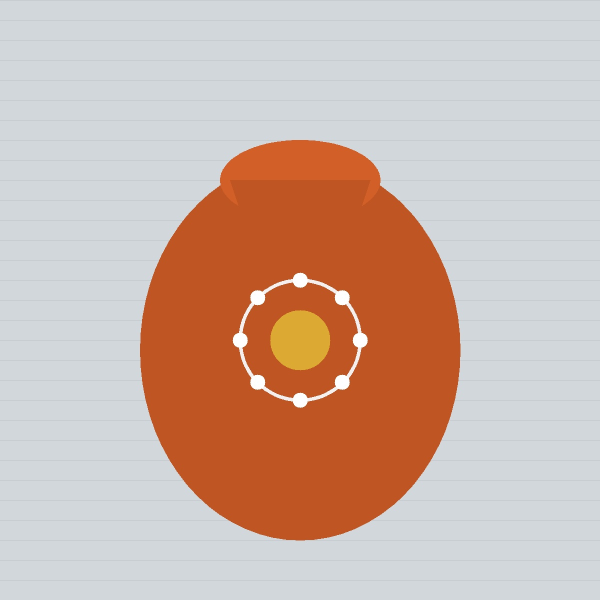
#> input picture tests/images/pottery_normal.jpg, 1200 x 1200 px (shown at 1/2 size); its folder holds 6 pictures in this run
$ python evaluate_pipeline.py   (older library calls are emulated)
#> lines starting #> are read from the running program, lines starting #| are printed output that depends on the picture; after the words box and inside, x2 and y2 are one past the last pixel; in counts of white or black regions, pixels touching at a corner belong together
### src/utils.py
"""Image utilities for safe loading, validation, color conversion, and security checks."""

import io
import os
import uuid
from pathlib import Path
from typing import Tuple, Union, Optional
import numpy as np
from PIL import Image, ImageOps

# Maximum allowed file size in bytes (15 MB)
MAX_FILE_SIZE_BYTES = 15 * 1024 * 1024

# Dimension boundaries
MIN_IMAGE_DIM = 64
MAX_IMAGE_DIM = 8192

# Supported formats
ALLOWED_EXTENSIONS = {".jpg", ".jpeg", ".png", ".webp", ".bmp", ".tiff", ".tif"}
ALLOWED_MIME_TYPES = {
    "image/jpeg",
    "image/png",
    "image/webp",
    "image/bmp",
    "image/tiff",
}

# Recognized magic bytes
MAGIC_NUMBERS = {
    b"\xff\xd8\xff": "jpeg",
    b"\x89PNG\r\n\x1a\n": "png",
    b"RIFF": "webp",  # RIFF....WEBP
    b"BM": "bmp",
    b"II*\x00": "tiff",  # Little-endian TIFF
    b"MM\x00*": "tiff",  # Big-endian TIFF
}


class ImageValidationError(Exception):
    """Exception raised when an image fails security or format validation."""
    pass


def validate_image_bytes(data: bytes, filename: Optional[str] = None) -> str:
    """
    Validates raw byte buffer for size, magic bytes, and format compatibility.

    Args:
        data: Raw image bytes.
        filename: Optional source filename to check extension.

    Returns:
        Detected format string ('jpeg', 'png', etc.).

    Raises:
        ImageValidationError: If file is too large, empty, or has an invalid format.
    """
#> called with filename = 'pottery_normal.jpg'
    if not data or len(data) == 0:
        raise ImageValidationError("The uploaded file is empty.")

    if len(data) > MAX_FILE_SIZE_BYTES:
        size_mb = len(data) / (1024 * 1024)
        raise ImageValidationError(
            f"File size ({size_mb:.1f} MB) exceeds maximum allowed limit of 15 MB."
        )

    # Magic byte check
    detected_format = None
    for magic, fmt in MAGIC_NUMBERS.items():
        if data.startswith(magic):
            if fmt == "webp" and len(data) > 12 and data[8:12] != b"WEBP":
                continue
            detected_format = fmt
            break

    if not detected_format:
        raise ImageValidationError(
            "Unsupported or corrupted file format. Only JPEG, PNG, WebP, BMP, and TIFF are supported."
        )

    if filename:
        ext = Path(filename).suffix.lower()
        if ext and ext not in ALLOWED_EXTENSIONS:
            raise ImageValidationError(f"File extension '{ext}' is not supported.")

    return detected_format


def load_image_safely(
    source: Union[str, Path, bytes, io.BytesIO, Image.Image]
) -> Tuple[np.ndarray, Image.Image]:
    """
    Loads an image safely from path, bytes, stream, or PIL Image.
    Applies EXIF orientation normalization, checks dimensions, and converts to:
    1. BGR numpy ndarray (OpenCV format)
    2. RGB PIL Image

    Args:
        source: File path, bytes, BytesIO, or PIL Image.

    Returns:
        Tuple of (cv2_bgr_array, pil_rgb_image)

    Raises:
        ImageValidationError: If validation fails or image cannot be decoded.
    """
    pil_img: Optional[Image.Image] = None

    try:
        if isinstance(source, (str, Path)):
            path = Path(source)
            if not path.exists():
                raise ImageValidationError(f"File not found: {source}")
            with open(path, "rb") as f:
                data = f.read()
            validate_image_bytes(data, filename=path.name)
            pil_img = Image.open(io.BytesIO(data))
#> pil_img is the input picture: PIL image 1200x1200 RGB; mean R, G, B 205.3, 180.8, 169.7
        elif isinstance(source, bytes):
            validate_image_bytes(source)
            pil_img = Image.open(io.BytesIO(source))
        elif isinstance(source, io.BytesIO):
            source.seek(0)
            data = source.read()
            validate_image_bytes(data)
            pil_img = Image.open(io.BytesIO(data))
        elif isinstance(source, Image.Image):
            pil_img = source.copy()
        else:
            raise ImageValidationError(f"Unsupported image input type: {type(source)}")

        # Automatically transpose based on EXIF tag (critical for smartphone photos)
        try:
            pil_img = ImageOps.exif_transpose(pil_img)
        except Exception:
            pass  # Fall back gracefully if EXIF parsing fails

        # Dimension checks
        w, h = pil_img.size
        if w < MIN_IMAGE_DIM or h < MIN_IMAGE_DIM:
            raise ImageValidationError(
                f"Image resolution ({w}x{h}) is too small. Minimum required dimension is {MIN_IMAGE_DIM}x{MIN_IMAGE_DIM}px."
            )
        if w > MAX_IMAGE_DIM or h > MAX_IMAGE_DIM:
            raise ImageValidationError(
                f"Image resolution ({w}x{h}) exceeds maximum supported size ({MAX_IMAGE_DIM}x{MAX_IMAGE_DIM}px)."
            )

        # Convert colorspace to standard RGB for PIL
        if pil_img.mode in ("RGBA", "LA"):
            # Keep alpha or convert safely
            rgb_img = pil_img.convert("RGB")
        elif pil_img.mode == "CMYK":
            rgb_img = pil_img.convert("RGB")
        elif pil_img.mode in ("L", "1"):
            rgb_img = pil_img.convert("RGB")
        elif pil_img.mode == "RGB":
            rgb_img = pil_img
        else:
            rgb_img = pil_img.convert("RGB")

        # Convert to OpenCV BGR array (uint8)
        rgb_array = np.array(rgb_img, dtype=np.uint8)
        # RGB to BGR for cv2
        bgr_array = rgb_array[:, :, ::-1].copy()

        return bgr_array, rgb_img

    except ImageValidationError:
        raise
    except Exception as e:
        raise ImageValidationError(f"Failed to read or decode image: {str(e)}") from e


# [5 lines left out: function generate_unique_filename, not called in this run]

### src/quality_gate.py
"""Intelligent Image Quality & Identifiability Gate (Module 1, 14, 21).
Pre-flight gate preventing blind catalog processing by verifying:
1. File integrity & decode validity
2. Spatial resolution
3. Sharpness & blur (Laplacian variance & edge analysis)
4. Brightness & exposure (too dark, overexposed, harsh glare)
5. Product visibility & occupancy (product too small, mostly background)
6. Product framing (product cut off at image boundaries)
7. Clutter & multiple competing objects
8. Main product detection
9. Craft identification confidence (prevents low-confidence hallucinations)
"""

from pathlib import Path
from typing import Any, Dict, List, Optional, Tuple, Union
import cv2
import numpy as np
from PIL import Image

try:
    import yaml
    _HAS_YAML = True
except ImportError:
    _HAS_YAML = False

from src.utils import load_image_safely
from src.classification import get_classifier


DEFAULT_CONFIG_PATH = Path(__file__).parent.parent / "config" / "quality_thresholds.yaml"

# Safe fallback thresholds if configuration file is missing
DEFAULT_THRESHOLDS = {
    "blur_threshold_variance": 45.0,
    "blur_score_min": 40,
    "brightness_min": 50.0,
    "brightness_max": 225.0,
    "underexposed_pixel_pct": 0.25,
    "overexposed_pixel_pct": 0.20,
    "minimum_width": 400,
    "minimum_height": 400,
    "minimum_product_area_pct": 10.0,
    "maximum_product_area_pct": 95.0,
    "border_cutoff_margin_px": 4,
    "max_clutter_ratio": 0.70,
    "minimum_detection_confidence": 0.50,
    "minimum_classification_confidence": 0.50,
}


def load_quality_thresholds(config_path: Optional[Union[str, Path]] = None) -> Dict[str, Any]:
    """Loads quality gate thresholds from YAML config file."""
    path = Path(config_path) if config_path else DEFAULT_CONFIG_PATH
    thresholds = dict(DEFAULT_THRESHOLDS)

    if path.exists() and _HAS_YAML:
        try:
            with open(path, "r", encoding="utf-8") as f:
                loaded = yaml.safe_load(f)
                if isinstance(loaded, dict):
                    thresholds.update(loaded)
        except Exception:
            pass

    return thresholds


class QualityGate:
    """Pre-flight quality gate evaluating image usability before downstream processing."""

    def __init__(self, config_path: Optional[Union[str, Path]] = None):
        self.thresholds = load_quality_thresholds(config_path)
        self.classifier = get_classifier()

    def evaluate(
        self,
        source: Union[str, Path, bytes, np.ndarray, Image.Image],
    ) -> Dict[str, Any]:
        """
        Runs comprehensive pre-flight quality and identifiability gate.
        Returns structured decision dictionary.
        """
        # 1. Image Decode & File Integrity Check
        try:
            if isinstance(source, np.ndarray):
                bgr_img = source.copy()
                if len(bgr_img.shape) == 2:
                    bgr_img = cv2.cvtColor(bgr_img, cv2.COLOR_GRAY2BGR)
                rgb_pil = Image.fromarray(cv2.cvtColor(bgr_img, cv2.COLOR_BGR2RGB))
            elif isinstance(source, Image.Image):
                rgb_pil = source.convert("RGB")
                bgr_img = cv2.cvtColor(np.array(rgb_pil), cv2.COLOR_RGB2BGR)
            else:
                bgr_img, rgb_pil = load_image_safely(source)
            rgb_img = np.array(rgb_pil)
        except Exception as e:
            return {
                "accepted": False,
                "action": "RETAKE_PHOTO",
                "quality": {
                    "overall_score": 0,
                    "blur_score": 0,
                    "brightness_score": 0,
                    "resolution_score": 0,
                    "framing_score": 0,
                    "product_visibility_score": 0,
                    "background_clutter_score": 0,
                    "detection_confidence": 0.0,
                    "classification_confidence": 0.0,
                },
                "issues": [
                    {
                        "code": "IMAGE_CORRUPTED",
                        "severity": "high",
                        "message": "The photo file could not be read or is corrupted.",
                    }
                ],
                "retake_instruction": "Please take a new photo using your phone's camera.",
                "suggestions": [
                    "Take a new photo using your phone's camera",
                    "Make sure the photo saves completely before uploading",
                ],
                "voice_prompt": "The photo could not be opened. Please take a new photo with your camera.",
            }

        h, w = bgr_img.shape[:2]
        gray = cv2.cvtColor(bgr_img, cv2.COLOR_BGR2GRAY)
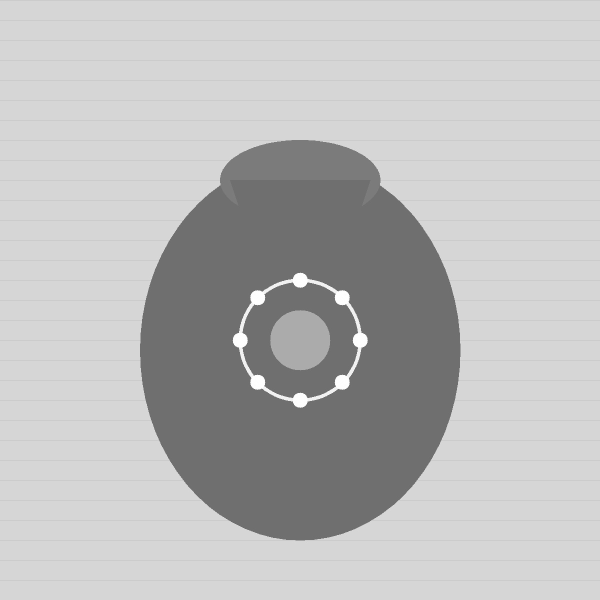
#> gray: shape (1200, 1200) (shown at 1/2 size); min 103, max 255, mean 186.9
        detected_issues: List[Dict[str, Any]] = []

        # -------------------------------------------------------------
        # 2. Resolution Analysis
        # -------------------------------------------------------------
        min_w = self.thresholds.get("minimum_width", 400)
        min_h = self.thresholds.get("minimum_height", 400)

        if w >= 1080 and h >= 1080:
            res_score = 100
        elif w >= 600 and h >= 600:
            res_score = 80
        elif w >= min_w and h >= min_h:
            res_score = 60
        else:
            res_score = 25

        if w < min_w or h < min_h:
            detected_issues.append({
                "code": "LOW_RESOLUTION",
                "severity": "high",
                "message": "The image quality is too low. Please take a new photo using your phone's normal camera.",
                "tip": "Use your phone's primary camera without zooming",
            })

        # -------------------------------------------------------------
        # 3. Blur & Sharpness Analysis (Multi-zone & Salience-Aware)
        # -------------------------------------------------------------
        std_dev = float(np.std(gray))
#> std_dev = 44.95
        laplacian = cv2.Laplacian(gray, cv2.CV_64F)
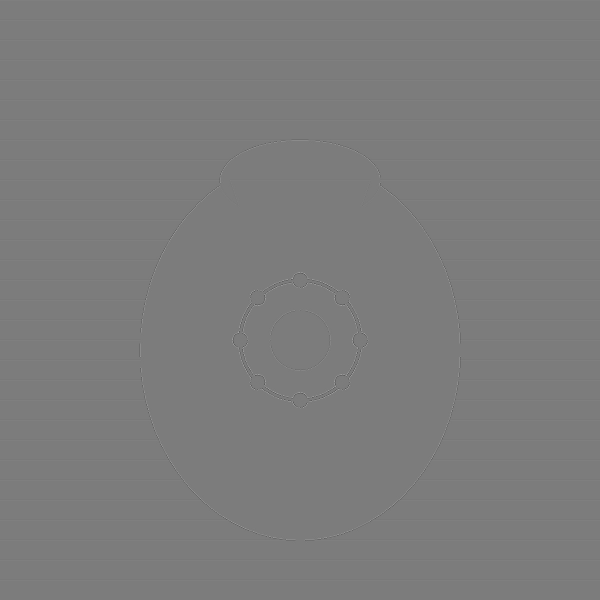
#> laplacian: shape (1200, 1200) float64 (shown at 1/2 size); min -391, max 412, mean 0; drawn with min black and max white
        raw_variance = float(laplacian.var())
#> raw_variance = 192.2
        # Contrast-normalized variance
        norm_variance = raw_variance if std_dev > 10.0 else raw_variance * (35.0 / (std_dev + 1e-3))
#> norm_variance = 192.2

        # Center / Subject Region Sharpness (prevents clean plain backgrounds from dragging down score)
        center_y1, center_y2 = int(h * 0.15), int(h * 0.85)
        center_x1, center_x2 = int(w * 0.15), int(w * 0.85)
        center_roi = gray[center_y1:center_y2, center_x1:center_x2]
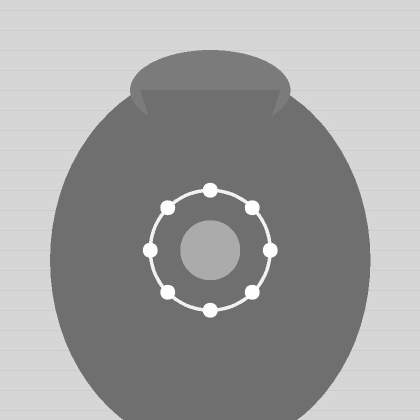
#> center_roi: shape (840, 840) (shown at 1/2 size); min 103, max 255, mean 161.3
        center_variance = float(cv2.Laplacian(center_roi, cv2.CV_64F).var()) if center_roi.size > 100 else norm_variance
#> center_variance = 310.4

        # Local tile/patch sharpness to find high-frequency craft edges
        step = 48
        patch_vars = []
        for py in range(0, h - step, step):
            for px in range(0, w - step, step):
                patch = gray[py:py + step, px:px + step]
                patch_vars.append(float(cv2.Laplacian(patch, cv2.CV_64F).var()))
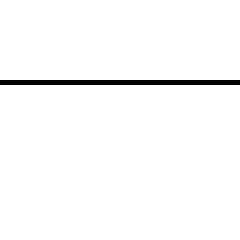
#> patch: shape (48, 48) (shown 5 times larger); values 194 (black) and 214 (white), 97.9% white; black in thin lines or dots, all inside (x1, y1, x2, y2) = (0, 16, 48, 17)
#> after the loop, patch_vars = 576 values, max 3692.2 at index 276, min 0 at index 156, mean 208.6

        p90_patch = float(np.percentile(patch_vars, 90)) if patch_vars else norm_variance
#> p90_patch = 656.9
        max_patch = float(max(patch_vars)) if patch_vars else norm_variance
#> max_patch = 3692.2

        # Effective sharpness incorporates subject details
        effective_variance = max(norm_variance, center_variance * 0.85, p90_patch * 0.45)
#> effective_variance = 295.6

        blur_thresh = float(self.thresholds.get("blur_threshold_variance", 35.0))
        min_blur_score = int(self.thresholds.get("blur_score_min", 35))

        if effective_variance >= 110.0:
            blur_score = 100
        elif effective_variance >= blur_thresh:
            blur_score = int(50 + (effective_variance - blur_thresh) / (110.0 - blur_thresh) * 50)
        else:
            blur_score = max(5, int((effective_variance / blur_thresh) * 50))

        # Only evaluate blur if image has reasonable dynamic range (not pitch dark or blown out)
        mean_lum_pre = float(np.mean(gray))
#> mean_lum_pre = 186.9
        if 35.0 <= mean_lum_pre <= 235.0:
            # Check for directional motion blur vs uniform defocus
            sobel_x = cv2.Sobel(gray, cv2.CV_64F, 1, 0, ksize=3).var()
#> sobel_x = 603.2
            sobel_y = cv2.Sobel(gray, cv2.CV_64F, 0, 1, ksize=3).var()
#> sobel_y = 739.6
            ratio = max(sobel_x, sobel_y) / (min(sobel_x, sobel_y) + 1e-3)
#> ratio = 1.23

            is_motion = ratio > 2.5 and (center_variance < 35.0 or norm_variance < 45.0)
#> is_motion = False
            is_defocus = (norm_variance < blur_thresh and center_variance < 32.0 and p90_patch < 75.0)
#> is_defocus = False

            if is_motion or is_defocus:
                detected_issues.append({
                    "code": "EXTREME_MOTION_BLUR" if is_motion else "BLUR_TOO_HIGH",
                    "severity": "high",
                    "message": "Your photo is too blurry. Please hold the phone steady and take another photo.",
                    "tip": "Hold the phone steady and tap the screen to focus",
                })

        # -------------------------------------------------------------
        # 4. Brightness & Exposure Analysis
        # -------------------------------------------------------------
        mean_lum = float(np.mean(gray))
#> mean_lum = 186.9
        center_y1, center_y2 = int(h * 0.15), int(h * 0.85)
        center_x1, center_x2 = int(w * 0.15), int(w * 0.85)
        center_lum = float(np.mean(gray[center_y1:center_y2, center_x1:center_x2]))
#> center_lum = 161.3
        dark_ratio = float(np.mean(gray < 15))
#> dark_ratio = 0
        bright_ratio = float(np.mean(gray > 245))
#> bright_ratio = 0.00383

        b_min = float(self.thresholds.get("brightness_min", 48.0))
        b_max = float(self.thresholds.get("brightness_max", 225.0))
        under_limit = float(self.thresholds.get("underexposed_pixel_pct", 0.45))
        over_limit = float(self.thresholds.get("overexposed_pixel_pct", 0.30))

        if 80.0 <= mean_lum <= 185.0 and bright_ratio < 0.12:
            brightness_score = 100
        elif 50.0 <= mean_lum <= 215.0 and bright_ratio < over_limit:
            brightness_score = 75
        else:
            dist = min(abs(mean_lum - b_min), abs(mean_lum - b_max))
            brightness_score = max(10, int(50 - (dist * 0.4)))

        # Genuinely dark: both overall and center are dark, or overwhelming black crush
        if (mean_lum < b_min and center_lum < 52.0) or (dark_ratio > under_limit and center_lum < 45.0):
            detected_issues.append({
                "code": "IMAGE_TOO_DARK",
                "severity": "high",
                "message": "The photo is too dark. Please move to a brighter place or use natural light.",
                "tip": "Take the photo near a window or in daylight",
            })
        elif mean_lum > b_max or bright_ratio > over_limit:
            detected_issues.append({
                "code": "IMAGE_OVEREXPOSED",
                "severity": "high",
                "message": "The photo is too bright. Please avoid direct strong light and take the photo again.",
                "tip": "Avoid harsh flash or direct glare on the craft",
            })

        # -------------------------------------------------------------
        # 5. Product Salience, Visibility & Framing
        # -------------------------------------------------------------
        # Morphological gradient & edge thresholding to locate foreground object
        kernel = cv2.getStructuringElement(cv2.MORPH_RECT, (5, 5))
#> kernel = [[1, 1, 1, 1, 1], [1, 1, 1, 1, 1], [1, 1, 1, 1, 1], [1, 1, 1, 1, 1], [1, 1, 1, 1, 1]]
        gradient = cv2.morphologyEx(gray, cv2.MORPH_GRADIENT, kernel)
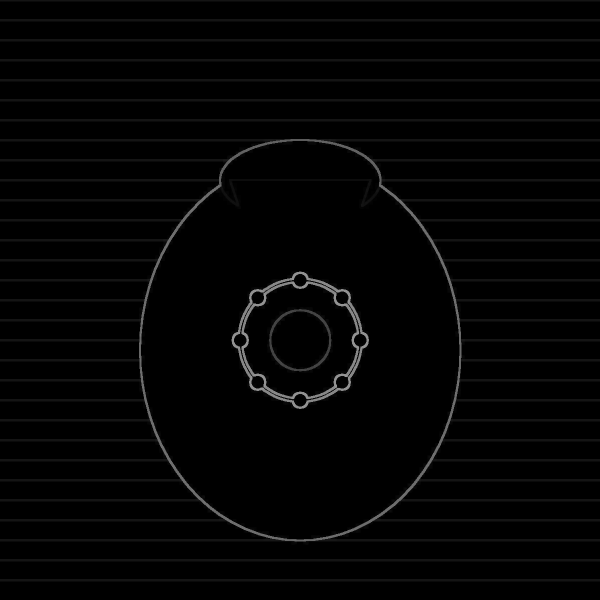
#> gradient: shape (1200, 1200) (shown at 1/2 size); min 0, max 150, mean 3.7
        _, thresh = cv2.threshold(gradient, 0, 255, cv2.THRESH_BINARY + cv2.THRESH_OTSU)
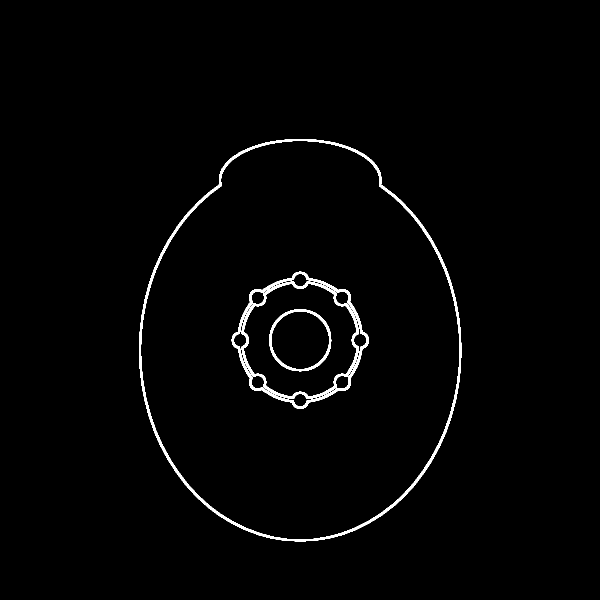
#> thresh: shape (1200, 1200) (shown at 1/2 size); 1.5% white; 3 white regions

        contours, _ = cv2.findContours(thresh, cv2.RETR_EXTERNAL, cv2.CHAIN_APPROX_SIMPLE)
#> contours = 1 contour; box (x1, y1, x2, y2) and area: (278, 278, 923, 1083) 400055
        total_area = float(w * h)
#> (the rest of the program and of its run is left out)
